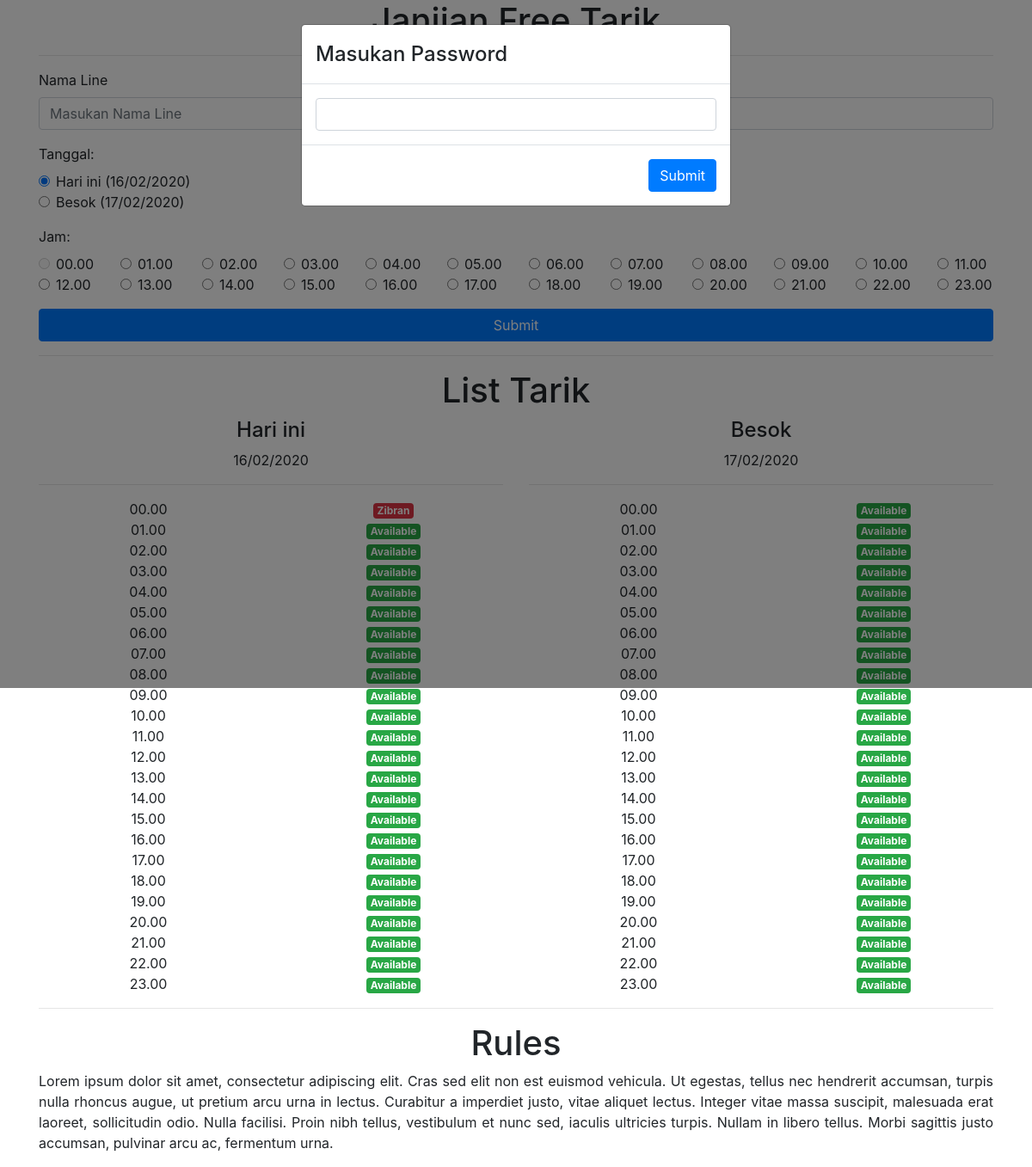
The page / on the database its author committed.
### tables this page shows
CREATE TABLE `app_time` (
  `id` int(11) NOT NULL AUTO_INCREMENT,
  `label` char(6) DEFAULT NULL,
  PRIMARY KEY (`id`)
);

CREATE TABLE `app_tarik` (
  `id` int(11) NOT NULL AUTO_INCREMENT,
  `id_time` int(11) DEFAULT NULL,
  `name_line` varchar(50) DEFAULT NULL,
  `date_label` varchar(20) DEFAULT NULL,
  `date` date DEFAULT NULL,
  PRIMARY KEY (`id`),
  KEY `time` (`id_time`),
  CONSTRAINT `time` FOREIGN KEY (`id_time`) REFERENCES `app_time` (`id`)
);

### index.php (the view, shortened to what this page needs)
<?php
	include "config/database.php";
	$sql = "SELECT app_time.id, app_time.label, app_tarik.id_time, app_tarik.name_line, app_tarik.date_label, app_tarik.date,
						CASE
							WHEN app_time.id = app_tarik.id_time THEN app_tarik.name_line
							ELSE 'available'
						END AS status
					FROM app_time
						LEFT JOIN app_tarik
							ON app_tarik.id_time = app_time.id
								AND app_tarik.date = Curdate()
					GROUP BY  app_time.id
					ORDER BY  app_time.id ASC";
	$query = mysqli_query($db_handle, $sql);
?>
<!DOCTYPE html>
<html lang="en">
<head>
    <link rel="stylesheet" href="assets/css/bootstrap.min.css">
</head>
<body>
	<div class="container">
		<h1 align="center">Janjian Free Tarik</h1>
		<div class="form-group">
			<label for="lineName">Nama Line</label>
		</div>
		<div class="form-group">
			<?php $datetime = new DateTime('tomorrow'); ?>
			<label for="tanggal">Tanggal:</label>
			<div class="form-check">
				<label class="form-check-label">
					<input type="radio" class="form-check-input" required name="date" value="today" checked> Hari ini (<?php echo date('d/m/Y') ?>)
				</label>
			</div>
			<div class="form-check">
				<label class="form-check-label">
					<input type="radio" class="form-check-input" required name="date" id="tomorrow" value="tomorrow"> Besok (<?php echo $datetime->format('d/m/Y'); ?>)
				</label>
			</div>
		</div>
		<div class="form-group">
			<label for="jam">Jam:</label>
			<div class="row" id='post-result'>
			<?php
				while ($row = mysqli_fetch_object($query)) {
					$disabled = 'disabled';
					if ($row->status === 'available') {
						$disabled = '';
					}
			?>
				<div class="col" id="firstShow">
					<div class="form-check">
						<label class="form-check-label">
							<input type="radio" class="form-check-input" required name="time" value="<?= $row->id ?>" <?= $disabled ?>> <?= $row->label ?>
						</label>
					</div>
				</div>
			<?php } ?>
			</div>
		</div>
		<button type="submit" name="submit" class="btn btn-primary btn-block" data-toggle="modal" data-target="#myModal">Submit</button>
		<hr>
		<h1 align="center">List Tarik</h1>
		<div class="row" align="center">
				<div class="col">
					<h4>Hari ini</h4>
					<div><?= date('d/m/Y') ?></div>
					<hr>
					<?php
						$sqlCurdate = "SELECT *,
														CASE
															WHEN app_time.id = app_tarik.id_time THEN app_tarik.name_line
															ELSE 'available'
														END AS status
													FROM app_time
														LEFT JOIN app_tarik
															ON app_tarik.id_time = app_time.id AND app_tarik.date = curdate()
															GROUP BY app_time.id
													ORDER BY app_time.id ASC";
						$queryCurdate = mysqli_query($db_handle, $sqlCurdate);
						while ($rowData = mysqli_fetch_object($queryCurdate)) {
							if ($rowData->status === 'available') {
								$badge = "success";
							} else {
								$badge = "danger";
							}
					?>
							<div class="row">
								<div class="col">
									<?= $rowData->label ?>
								</div>
								<div class="col">
									<span class="badge badge-<?php echo $badge ?>"><?= ucwords($rowData->status) ?></span>
								</div>
							</div>
					<?php
						}
					?>
				</div>
				<div class="col">
					<h4>Besok</h4>
					<div><?= $datetime->format('d/m/Y') ?></div>
					<hr>
					<?php
						$sqlTomorrow = "SELECT *,
														CASE
															WHEN app_time.id = app_tarik.id_time THEN app_tarik.name_line
															ELSE 'available'
														END AS status
														FROM app_time
															LEFT JOIN app_tarik
																ON app_tarik.id_time = app_time.id AND app_tarik.date = curdate() + interval 1 day
																GROUP BY app_time.id
														ORDER BY app_time.id ASC";
						$queryTomorrow = mysqli_query($db_handle, $sqlTomorrow);
						while ($rowData = mysqli_fetch_object($queryTomorrow)) {
							if ($rowData->status === 'available') {
								$badge = "success";
							} else {
								$badge = "danger";
							}
					?>
							<div class="row">
								<div class="col">
									<?= $rowData->label ?>
								</div>
								<div class="col">
									<span class="badge badge-<?php echo $badge ?>"><?= ucwords($rowData->status) ?></span>
								</div>
							</div>
					<?php } ?>
		</div>
		<div class="container text-justify">
			<hr>
			<h1 align="center">Rules</h1>
			<p>Lorem ipsum dolor sit amet, consectetur adipiscing elit. Cras sed elit non est euismod vehicula. Ut egestas, tellus nec hendrerit accumsan, turpis nulla rhoncus augue, ut pretium arcu urna in lectus. Curabitur a imperdiet justo, vitae aliquet lectus. Integer vitae massa suscipit, malesuada erat laoreet, sollicitudin odio. Nulla facilisi. Proin nibh tellus, vestibulum et nunc sed, iaculis ultricies turpis. Nullam in libero tellus. Morbi sagittis justo accumsan, pulvinar arcu ac, fermentum urna.</p>
		</div>
		<div class="modal fade" id="modalPassword">
			<div class="modal-dialog">
				<div class="modal-content">
					<div class="modal-header">
						<h4 class="modal-title">Masukan Password</h4>
					</div>
					<div class="modal-body">
						<input type="password" class="form-control" required name="password" id="password">
					</div>
					<div class="modal-footer">
						<button type="button" class="btn btn-primary" id="submitPassword" data-dismiss="modal">Submit</button>
					</div>
				</div>
			</div>
		</div>
</body>
</html>

### rows shown on the page
app_time: label "00.00", status "Available"
app_time: label "01.00", status "Available"
app_time: label "02.00", status "Available"
app_time: label "03.00", status "Available"
app_time: label "04.00", status "Available"
app_time: label "05.00", status "Available"
app_time: label "06.00", status "Available"
app_time: label "07.00", status "Available"
app_time: label "08.00", status "Available"
app_time: label "09.00", status "Available"
app_time: label "10.00", status "Available"
app_time: label "11.00", status "Available"
app_time: label "12.00", status "Available"
app_time: label "13.00", status "Available"
app_time: label "14.00", status "Available"
app_time: label "15.00", status "Available"
app_time: label "16.00", status "Available"
app_time: label "17.00", status "Available"
app_time: label "18.00", status "Available"
app_time: label "19.00", status "Available"
app_time: label "20.00", status "Available"
app_time: label "21.00", status "Available"
app_time: label "22.00", status "Available"
app_time: label "23.00", status "Available"
app_tarik: id_time.label "00.00", status "Zibran"

### other values the page prints
$datetime->format('d/m/Y') "17/02/2020"
